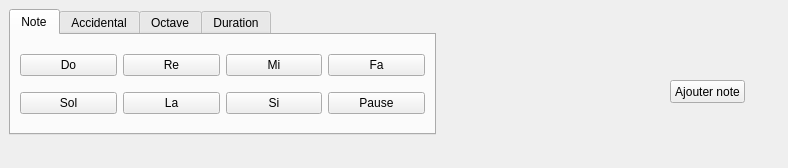
<?xml version="1.0" encoding="UTF-8"?>
<ui version="4.0">
 <class>ScoreEditor</class>
 <widget class="QWidget" name="ScoreEditor">
  <property name="geometry">
   <rect>
    <x>0</x>
    <y>0</y>
    <width>788</width>
    <height>168</height>
   </rect>
  </property>
  <property name="windowTitle">
   <string>Form</string>
  </property>
  <widget class="QTabWidget" name="tabWidget">
   <property name="geometry">
    <rect>
     <x>9</x>
     <y>9</y>
     <width>427</width>
     <height>126</height>
    </rect>
   </property>
   <property name="currentIndex">
    <number>0</number>
   </property>
   <widget class="QWidget" name="Note">
    <attribute name="title">
     <string>Note</string>
    </attribute>
    <layout class="QGridLayout" name="gridLayout_2">
     <item row="0" column="0">
      <widget class="QPushButton" name="buttonDo">
       <property name="text">
        <string>Do</string>
       </property>
      </widget>
     </item>
     <item row="0" column="1">
      <widget class="QPushButton" name="buttonRe">
       <property name="text">
        <string>Re</string>
       </property>
      </widget>
     </item>
     <item row="0" column="3">
      <widget class="QPushButton" name="buttonFa">
       <property name="text">
        <string>Fa</string>
       </property>
      </widget>
     </item>
     <item row="0" column="2">
      <widget class="QPushButton" name="buttonMi">
       <property name="text">
        <string>Mi</string>
       </property>
      </widget>
     </item>
     <item row="1" column="0">
      <widget class="QPushButton" name="buttonSol">
       <property name="text">
        <string>Sol</string>
       </property>
      </widget>
     </item>
     <item row="1" column="1">
      <widget class="QPushButton" name="buttonLa">
       <property name="text">
        <string>La</string>
       </property>
      </widget>
     </item>
     <item row="1" column="2">
      <widget class="QPushButton" name="buttonSi">
       <property name="text">
        <string>Si</string>
       </property>
      </widget>
     </item>
     <item row="1" column="3">
      <widget class="QPushButton" name="buttonPause">
       <property name="text">
        <string>Pause</string>
       </property>
      </widget>
     </item>
    </layout>
   </widget>
   <widget class="QWidget" name="Accidental">
    <attribute name="title">
     <string>Accidental</string>
    </attribute>
    <layout class="QGridLayout" name="gridLayout_3">
     <item row="1" column="0">
      <widget class="QPushButton" name="buttonSharp">
       <property name="text">
        <string>Sharp</string>
       </property>
      </widget>
     </item>
     <item row="1" column="1">
      <widget class="QPushButton" name="buttonDoubleSharp">
       <property name="text">
        <string>Double Sharp</string>
       </property>
      </widget>
     </item>
     <item row="0" column="0">
      <widget class="QPushButton" name="buttonFlat">
       <property name="text">
        <string>Flat</string>
       </property>
      </widget>
     </item>
     <item row="0" column="1">
      <widget class="QPushButton" name="buttonDoubleFlat">
       <property name="text">
        <string>Double Flat</string>
       </property>
      </widget>
     </item>
     <item row="2" column="1">
      <widget class="QPushButton" name="buttonAucun">
       <property name="text">
        <string>Aucun</string>
       </property>
      </widget>
     </item>
    </layout>
   </widget>
   <widget class="QWidget" name="Octave">
    <attribute name="title">
     <string>Octave</string>
    </attribute>
    <layout class="QGridLayout" name="gridLayout">
     <item row="0" column="0">
      <widget class="QPushButton" name="buttonNegatif">
       <property name="text">
        <string>-1</string>
       </property>
      </widget>
     </item>
     <item row="0" column="2">
      <widget class="QPushButton" name="button1">
       <property name="text">
        <string>1</string>
       </property>
      </widget>
     </item>
     <item row="0" column="1">
      <widget class="QPushButton" name="button0">
       <property name="text">
        <string>0</string>
       </property>
      </widget>
     </item>
     <item row="0" column="3">
      <widget class="QPushButton" name="button2">
       <property name="text">
        <string>2</string>
       </property>
      </widget>
     </item>
     <item row="0" column="4">
      <widget class="QPushButton" name="button3">
       <property name="text">
        <string>3</string>
       </property>
      </widget>
     </item>
    </layout>
   </widget>
   <widget class="QWidget" name="Duration">
    <attribute name="title">
     <string>Duration</string>
    </attribute>
    <layout class="QGridLayout" name="gridLayout_4">
     <item row="0" column="2">
      <widget class="QPushButton" name="buttonWhole">
       <property name="text">
        <string>Whole</string>
       </property>
      </widget>
     </item>
     <item row="0" column="1">
      <widget class="QPushButton" name="buttonHalf">
       <property name="text">
        <string>Half</string>
       </property>
      </widget>
     </item>
     <item row="0" column="0">
      <widget class="QPushButton" name="buttonQuarter">
       <property name="text">
        <string>Quarter</string>
       </property>
      </widget>
     </item>
     <item row="1" column="0">
      <widget class="QPushButton" name="button16th">
       <property name="text">
        <string>16th</string>
       </property>
      </widget>
     </item>
     <item row="0" column="4">
      <widget class="QPushButton" name="button8th">
       <property name="text">
        <string>8th</string>
       </property>
      </widget>
     </item>
     <item row="0" column="3">
      <widget class="QPushButton" name="buttonLonga">
       <property name="text">
        <string>Longa</string>
       </property>
      </widget>
     </item>
     <item row="1" column="2">
      <widget class="QPushButton" name="buttonDot">
       <property name="text">
        <string>Dot</string>
       </property>
      </widget>
     </item>
     <item row="1" column="1">
      <widget class="QPushButton" name="button32th">
       <property name="text">
        <string>32th</string>
       </property>
      </widget>
     </item>
     <item row="1" column="3">
      <widget class="QPushButton" name="buttonDoubleDot">
       <property name="text">
        <string>Double dot</string>
       </property>
      </widget>
     </item>
     <item row="1" column="4">
      <widget class="QPushButton" name="buttonHalfTriplet">
       <property name="text">
        <string>Half Triplet</string>
       </property>
      </widget>
     </item>
     <item row="2" column="0">
      <widget class="QPushButton" name="buttonQuarterTriplet">
       <property name="text">
        <string>Quarter Triplet</string>
       </property>
      </widget>
     </item>
     <item row="2" column="1">
      <widget class="QPushButton" name="button8thTriplet">
       <property name="text">
        <string>8th Triplet</string>
       </property>
      </widget>
     </item>
     <item row="2" column="2">
      <widget class="QPushButton" name="buttonQuintuplet">
       <property name="text">
        <string>Quintuplet</string>
       </property>
      </widget>
     </item>
    </layout>
   </widget>
  </widget>
  <widget class="QWidget" name="previewnote" native="true">
   <property name="geometry">
    <rect>
     <x>442</x>
     <y>9</y>
     <width>200</width>
     <height>150</height>
    </rect>
   </property>
  </widget>
  <widget class="QPushButton" name="buttonAjouterNote">
   <property name="geometry">
    <rect>
     <x>670</x>
     <y>80</y>
     <width>75</width>
     <height>23</height>
    </rect>
   </property>
   <property name="text">
    <string>Ajouter note</string>
   </property>
  </widget>
 </widget>
 <resources/>
 <connections/>
</ui>
